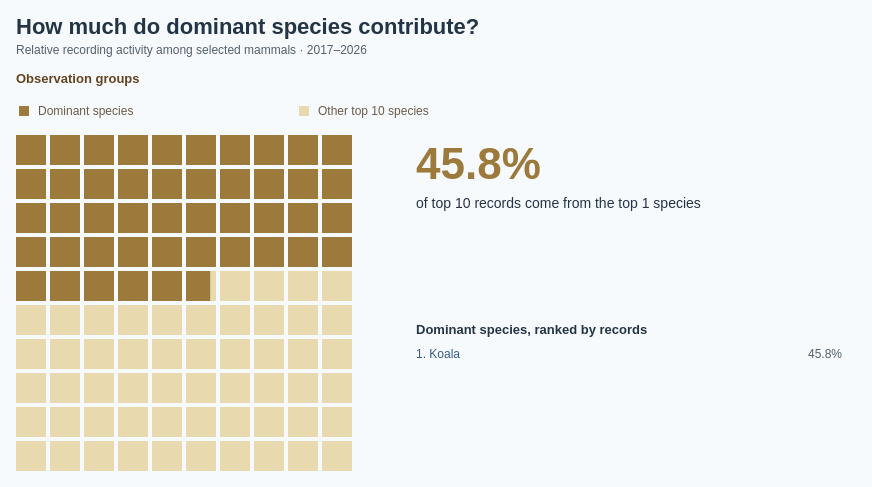

This figure's Vega-Lite source:
### Vega specification from a JSON file in a GitHub repository (floating-point values rounded to 4 significant figures; data arrays with more than 128 entries replaced by an {"elided": "..."} marker saying what was removed)
{"$schema": "https://vega.github.io/schema/vega/v5.json", "description": "Share of observation records among the top 10 mammal species, comparing dominant species with the remaining species in that top 10. Dominant means the top N species by observation count (default top 1; selectable 1, 3, 5, 10), with scientific name ascending breaking ties. The waffle denominator includes only the top 10 species ranked by observation count. Rankings use 2017–2026 observation dates and all coordinates from Dataset/observations-794195.csv: 6,015 species-level records across 146 species. Subspecies are combined with parent species using the first two scientific-name components; genus-only records are excluded. Embedded aggregates match Lollipop.vg.json. The 10 by 10 grid contains 100 squares, each representing 1% of records; a split boundary square preserves the exact share without rounding to whole squares. Grid reads left to right, top to bottom. Counts reflect recording activity, not abundance. Individual species labels use the shared BumpChart palette. Tile colours encode dominant versus other records rather than individual species. Uses the 10 most recent available observation years (2017–2026), including partial 2026.", "width": 840, "height": {"signal": "max(340, 227 + max(0, length(data('topSpecies')) - 1) * 19)"}, "padding": 16, "background": "#f7fafc", "title": {"text": "How much do dominant species contribute?", "subtitle": ["Relative recording activity among selected mammals · 2017–2026"], "anchor": "start", "font": "Arial", "fontSize": 22, "color": "#243447", "subtitleFontSize": 12, "subtitleColor": "#52606d", "offset": 16, "subtitlePadding": 6, "subtitleLineHeight": 16, "fontWeight": "bold", "subtitleFont": "Arial"}, "signals": [{"name": "topN", "value": 1, "bind": {"input": "select", "options": [1, 3, 5, 10], "labels": ["Top 1 species", "Top 3 species", "Top 5 species", "Top 10 species"], "name": "Dominant species: "}}, {"name": "hoveredGroup", "value": null, "on": [{"events": "@dominantTiles:mouseover, @otherTiles:mouseover", "update": "event.item.mark.name === 'dominantTiles' ? 'Dominant species' : 'Other top 10 species'"}, {"events": "@legendSymbols:mouseover, @legendLabels:mouseover", "update": "datum.group"}, {"events": "@dominantTiles:mouseout, @otherTiles:mouseout, @legendSymbols:mouseout, @legendLabels:mouseout", "update": "null"}]}, {"name": "totals", "update": "data('summary')[0]"}, {"name": "dominantShare", "update": "totals.dominant / totals.total"}, {"name": "cutoff", "update": "dominantShare * 100"}, {"name": "legendColumnWidth", "value": 280}, {"name": "legendSymbolSize", "value": 100}], "data": [{"name": "speciesCounts", "values": {"elided": "146 records"}, "transform": [{"type": "window", "sort": {"field": ["count", "scientific_name"], "order": ["descending", "ascending"]}, "ops": ["row_number"], "as": ["rank"]}, {"type": "formula", "expr": "datum.rank <= topN ? datum.count : 0", "as": "dominantCount"}]}, {"name": "summary", "source": "speciesCounts", "transform": [{"type": "filter", "expr": "datum.rank <= 10"}, {"type": "aggregate", "fields": ["count", "dominantCount", "scientific_name"], "ops": ["sum", "sum", "count"], "as": ["total", "dominant", "speciesCount"]}]}, {"name": "topSpecies", "source": "speciesCounts", "transform": [{"type": "filter", "expr": "datum.rank <= topN"}, {"type": "collect", "sort": {"field": "rank", "order": "ascending"}}]}, {"name": "groups", "values": [{"group": "Dominant species", "order": 0}, {"group": "Other top 10 species", "order": 1}], "transform": [{"type": "formula", "expr": "datum.order === 0 ? totals.dominant : totals.total - totals.dominant", "as": "count"}, {"type": "formula", "expr": "datum.count / totals.total", "as": "share"}, {"type": "formula", "expr": "datum.order === 0 ? topN : totals.speciesCount - topN", "as": "speciesCount"}]}, {"name": "cells", "transform": [{"type": "sequence", "start": 0, "stop": 100, "as": "index"}, {"type": "formula", "expr": "clamp(cutoff - datum.index, 0, 1)", "as": "fraction"}]}, {"name": "dominantCells", "source": "cells", "transform": [{"type": "filter", "expr": "datum.fraction > 0"}]}, {"name": "otherCells", "source": "cells", "transform": [{"type": "filter", "expr": "datum.fraction < 1"}]}], "scales": [{"name": "color", "type": "ordinal", "domain": ["Dominant species", "Other top 10 species"], "range": ["#9C7A3C", "#E9D9AE"]}, {"name": "speciesColor", "type": "ordinal", "domain": ["Koala", "Platypus", "Grey-headed Flying-fox", "Greater Glider", "Spotted-tailed Quoll", "European Rabbit", "Quokka", "Tasmanian Devil", "Eastern Barred Bandicoot", "Numbat", "Australian Sea Lion", "Eastern Quoll"], "range": ["#365B85", "#B65C30", "#2A8576", "#885BA6", "#AD4770", "#86701D", "#397FAD", "#6D6B70", "#C17A24", "#5146A0", "#4D7A24", "#bab0ab"], "unknown": "#52606d"}], "marks": [{"name": "otherTiles", "type": "rect", "from": {"data": "otherCells"}, "encode": {"update": {"x": {"signal": "datum.index % 10 * 34 + datum.fraction * 30"}, "y": {"signal": "(45 + floor(datum.index / 10) * 34) - 45"}, "width": {"signal": "30 * (1 - datum.fraction)"}, "height": {"value": 30}, "fill": {"value": "#E9D9AE"}, "fillOpacity": {"signal": "hoveredGroup == null || hoveredGroup === 'Other top 10 species' ? 1 : 0.25"}, "tooltip": {"signal": "{'Group': 'Other top 10 species', 'Species': totals.speciesCount - topN, 'Observations': format((totals.total - totals.dominant), ',d'), 'Share of top 10 records': format((1 - dominantShare), '.2%'), 'Total records': format(totals.total, ',d')}"}, "description": {"signal": "'Other top 10 species: ' + format((1 - dominantShare), '.2%') + ' of records'"}}}}, {"name": "dominantTiles", "type": "rect", "from": {"data": "dominantCells"}, "encode": {"update": {"x": {"signal": "datum.index % 10 * 34"}, "y": {"signal": "(45 + floor(datum.index / 10) * 34) - 45"}, "width": {"signal": "30 * datum.fraction"}, "height": {"value": 30}, "fill": {"value": "#9C7A3C"}, "fillOpacity": {"signal": "hoveredGroup == null || hoveredGroup === 'Dominant species' ? 1 : 0.25"}, "tooltip": {"signal": "{'Group': 'Dominant species', 'Species': topN, 'Observations': format(totals.dominant, ',d'), 'Share of top 10 records': format(dominantShare, '.2%'), 'Total records': format(totals.total, ',d')}"}, "description": {"signal": "'Dominant species: ' + format(dominantShare, '.2%') + ' of records'"}}}}, {"name": "headline", "type": "text", "interactive": false, "encode": {"update": {"x": {"value": 400}, "y": {"value": 44}, "text": {"signal": "format(dominantShare, '.1%')"}, "fontSize": {"value": 44}, "fill": {"value": "#9C7A3C"}, "fontWeight": {"value": "bold"}}}}, {"name": "headlineCaption", "type": "text", "interactive": false, "encode": {"update": {"x": {"value": 400}, "y": {"value": 73}, "text": {"signal": "'of top 10 records come from the top ' + topN + ' species'"}, "fontSize": {"value": 14}, "fill": {"value": "#243447"}, "fontWeight": {"value": "normal"}}}}, {"name": "totalCaption", "type": "text", "interactive": false, "encode": {"update": {"x": {"value": 400}, "y": {"value": 98}, "text": {"value": ""}, "fontSize": {"value": 12}, "fill": {"value": "#52606d"}, "fontWeight": {"value": "normal"}}}}, {"name": "legendSymbols", "type": "symbol", "from": {"data": "groups"}, "encode": {"update": {"x": {"signal": "8 + datum.order * legendColumnWidth"}, "y": {"value": -24}, "shape": {"value": "square"}, "size": {"signal": "legendSymbolSize"}, "fill": {"scale": "color", "field": "group"}, "opacity": {"signal": "hoveredGroup == null || hoveredGroup === datum.group ? 1 : 0.25"}, "tooltip": {"signal": "{'Group': datum.group, 'Species': datum.speciesCount, 'Observations': format(datum.count, ',d'), 'Share of top 10 records': format(datum.share, '.2%')}"}}}}, {"name": "legendLabels", "type": "text", "interactive": true, "encode": {"update": {"x": {"signal": "22 + datum.order * legendColumnWidth"}, "y": {"value": -24}, "text": {"field": "group"}, "fontSize": {"value": 12}, "fill": {"value": "#6a5b49"}, "fontWeight": {"value": "normal"}, "tooltip": {"signal": "{'Group': datum.group, 'Species': datum.speciesCount, 'Observations': format(datum.count, ',d'), 'Share of top 10 records': format(datum.share, '.2%')}"}, "baseline": {"value": "middle"}, "font": {"value": "Arial"}}}, "from": {"data": "groups"}}, {"name": "listHeading", "type": "text", "interactive": false, "encode": {"update": {"x": {"value": 400}, "y": {"value": 199}, "text": {"signal": "'Dominant species, ranked by records'"}, "fontSize": {"value": 13}, "fill": {"value": "#243447"}, "fontWeight": {"value": "bold"}}}}, {"name": "speciesLabels", "type": "text", "interactive": false, "encode": {"update": {"x": {"value": 400}, "y": {"signal": "(253 + (datum.rank - 1) * 19) - 30"}, "text": {"signal": "datum.rank + '. ' + datum.species"}, "fontSize": {"value": 12}, "fill": {"scale": "speciesColor", "field": "species"}, "fontWeight": {"value": "normal"}, "limit": {"value": 290}}}, "from": {"data": "topSpecies"}}, {"name": "speciesShares", "type": "text", "interactive": false, "encode": {"update": {"x": {"value": 826}, "y": {"signal": "(253 + (datum.rank - 1) * 19) - 30"}, "text": {"signal": "format(datum.count / totals.total, '.1%')"}, "fontSize": {"value": 12}, "fill": {"value": "#52606d"}, "fontWeight": {"value": "normal"}, "align": {"value": "right"}}}, "from": {"data": "topSpecies"}}, {"name": "legendTitle", "type": "text", "interactive": false, "encode": {"update": {"x": {"value": 0}, "y": {"value": -52}, "text": {"value": "Observation groups"}, "font": {"value": "Arial"}, "fontSize": {"value": 13}, "fontWeight": {"value": "bold"}, "fill": {"value": "#634320"}}}}], "config": {"font": "Arial", "legend": {"labelFont": "Arial", "titleFont": "Arial", "labelFontSize": 12, "titleFontSize": 13, "titleFontWeight": "bold", "labelColor": "#6a5b49", "titleColor": "#634320", "symbolType": "square", "symbolSize": 100, "rowPadding": 8, "columnPadding": 24, "labelOffset": 8}}, "usermeta": {"observationWindow": {"source": "Dataset/observations-794195.csv", "dateField": "observed_on", "years": [2017, 2018, 2019, 2020, 2021, 2022, 2023, 2024, 2025, 2026], "yearCount": 10, "includesPartialLatestYear": true}}}
